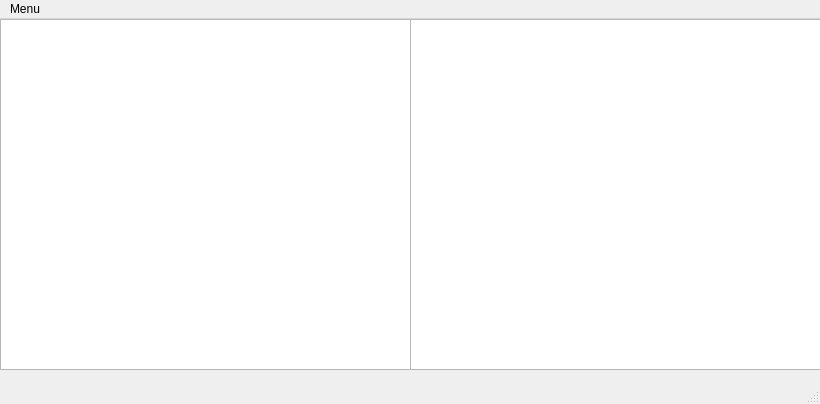
<?xml version="1.0" encoding="UTF-8"?>
<ui version="4.0">
 <class>MainWindow</class>
 <widget class="QMainWindow" name="MainWindow">
  <property name="geometry">
   <rect>
    <x>0</x>
    <y>0</y>
    <width>820</width>
    <height>404</height>
   </rect>
  </property>
  <property name="windowTitle">
   <string>MainWindow</string>
  </property>
  <widget class="QWidget" name="centralwidget">
   <widget class="QGraphicsView" name="graphicsView">
    <property name="geometry">
     <rect>
      <x>0</x>
      <y>0</y>
      <width>411</width>
      <height>351</height>
     </rect>
    </property>
   </widget>
   <widget class="QGraphicsView" name="graphicsView_2">
    <property name="geometry">
     <rect>
      <x>410</x>
      <y>0</y>
      <width>411</width>
      <height>351</height>
     </rect>
    </property>
   </widget>
  </widget>
  <widget class="QMenuBar" name="menubar">
   <property name="geometry">
    <rect>
     <x>0</x>
     <y>0</y>
     <width>820</width>
     <height>28</height>
    </rect>
   </property>
   <widget class="QMenu" name="menuMenu">
    <property name="title">
     <string>Menu</string>
    </property>
    <addaction name="actionLoad"/>
    <addaction name="actionCopy"/>
    <addaction name="actionFlip"/>
   </widget>
   <addaction name="menuMenu"/>
  </widget>
  <widget class="QStatusBar" name="statusbar"/>
  <action name="actionLoad">
   <property name="text">
    <string>Load</string>
   </property>
  </action>
  <action name="actionCopy">
   <property name="text">
    <string>Copy</string>
   </property>
  </action>
  <action name="actionFlip">
   <property name="text">
    <string>Flip</string>
   </property>
  </action>
 </widget>
 <resources/>
 <connections/>
</ui>
